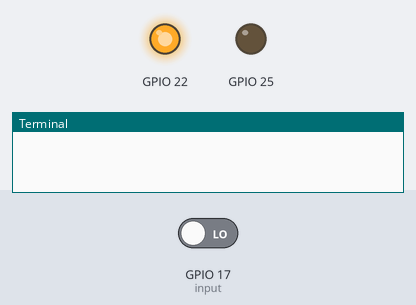
Recording of a program running on a simulated Raspberry Pi (BCM pin numbers). On the bench: output pins drawn as LEDs (lit = HIGH), the last lines printed to the terminal. Dashed ring = blinking. The test bench sets the inputs (shaded band); at power-on: GPIO 17 (input) LOW.

Above: at 1.2 s.
1.3 s: GPIO 17 (input) driven HIGH
At 4.2 s:
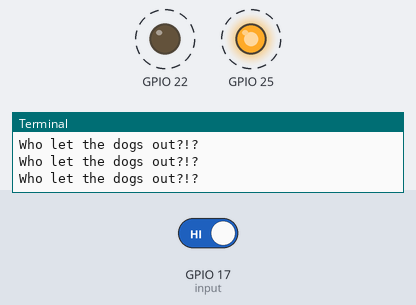
4.3 s: GPIO 17 (input) driven LOW
At 5.1 s:
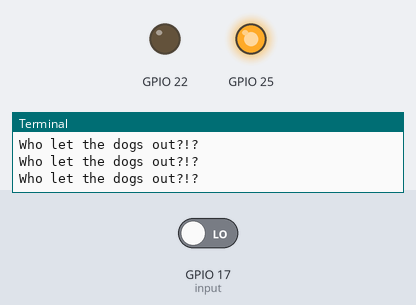
Timing chart, 0 to 7.3 s (numbered marks = the images above; inputs shaded):
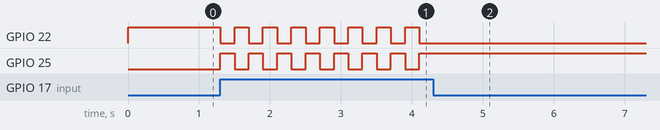

Measured:
- after the input at 1.3 s, GPIO 22, GPIO 25: alternates HIGH for 0.20 s and LOW for 0.20 s, starting at once
- after the input at 4.3 s, GPIO 22: stops changing and stays LOW; GPIO 25: stops changing and stays HIGH

The program:

3tilraun.py
```python
import RPi.GPIO as GPIO
import time
GPIO.setmode(GPIO.BCM)
GPIO.setup(17,GPIO.IN)
GPIO.setup(25,GPIO.OUT)
GPIO.setup(22,GPIO.OUT)

GPIO.output(25,GPIO.LOW)
GPIO.output(22,GPIO.HIGH)
light = 0

try:
	while True:
		input = GPIO.input(17)

		if (input):
			print("Who let the dogs out?!?")
			if (not light):
				GPIO.output(25,GPIO.HIGH)
				GPIO.output(22,GPIO.LOW)
				light = 1

			else:
				GPIO.output(25,GPIO.LOW)
				GPIO.output(22,GPIO.HIGH)
				light = 0
			time.sleep(0.1) # stop pushing!

		time.sleep(0.1)

finally:
	GPIO.cleanup()
    
```
